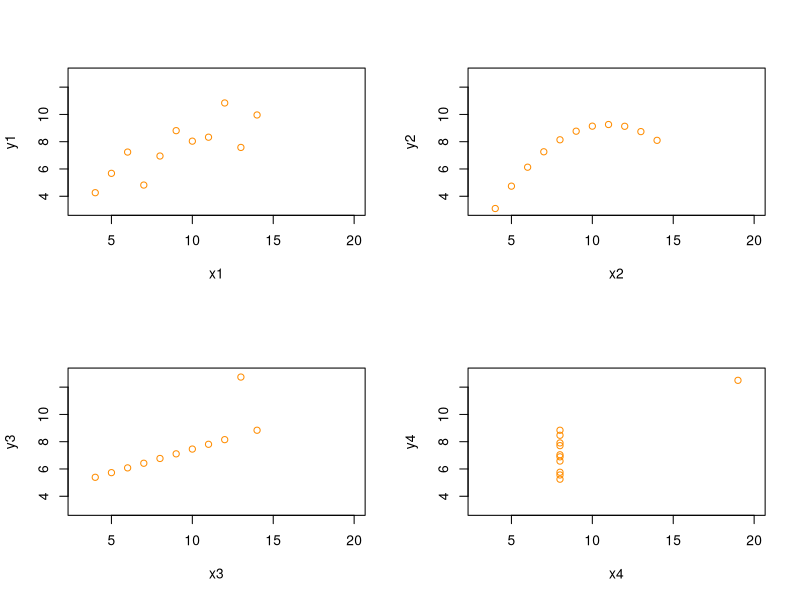
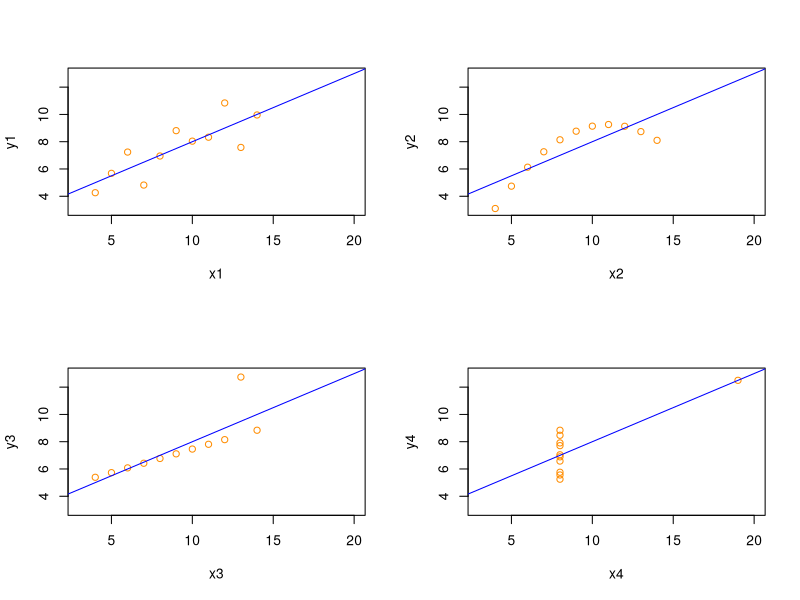

Recreate these plots in R, in order.
# Anscombe's quartet

attach(anscombe)

par(mfrow=c(2,2))
plot(x1, y1, xlim=c(3,20), ylim=c(3,13), col="darkorange")
plot(x2, y2, xlim=c(3,20), ylim=c(3,13), col="darkorange")
plot(x3, y3, xlim=c(3,20), ylim=c(3,13), col="darkorange")
plot(x4, y4, xlim=c(3,20), ylim=c(3,13), col="darkorange")

fit1 <- lm(y1 ~ x1)
fit2 <- lm(y2 ~ x2)
fit3 <- lm(y3 ~ x3)
fit4 <- lm(y4 ~ x4)

summary(fit1)
names(fit1)

par(mfrow=c(2,2))
plot(x1, y1, xlim=c(3,20), ylim=c(3,13), col="darkorange")
abline(fit1$coef, col="blue")
plot(x2, y2, xlim=c(3,20), ylim=c(3,13), col="darkorange")
abline(fit2$coef, col="blue")
plot(x3, y3, xlim=c(3,20), ylim=c(3,13), col="darkorange")
abline(fit3$coef, col="blue")
plot(x4, y4, xlim=c(3,20), ylim=c(3,13), col="darkorange")
abline(fit4$coef, col="blue")

detach(anscombe)

